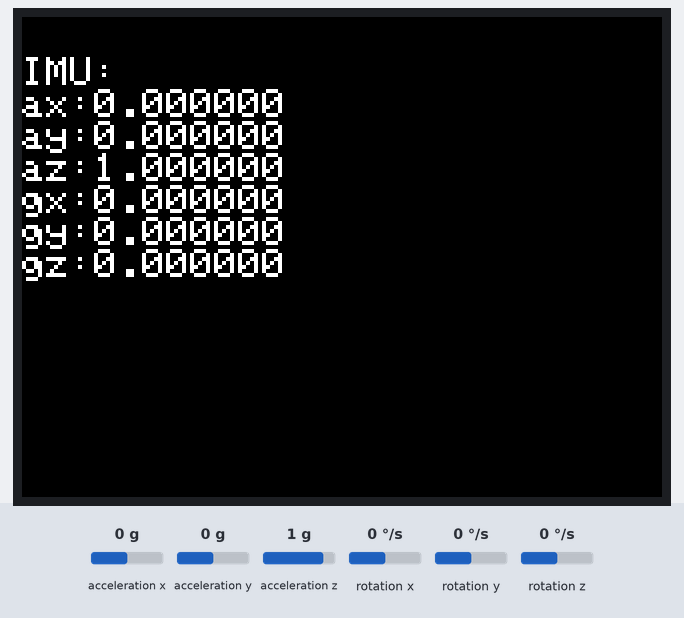
Bench run of a sketch on a simulated ESP32. Shown: 320×240 colour display. The test bench sets the inputs (shaded band); at power-on: acceleration x 0 g, acceleration y 0 g, acceleration z 1 g, rotation x 0 °/s, rotation y 0 °/s, rotation z 0 °/s.

Above: at 1.3 s.
1.4 s: acceleration x set to -1.4 g
At 1.53 s:
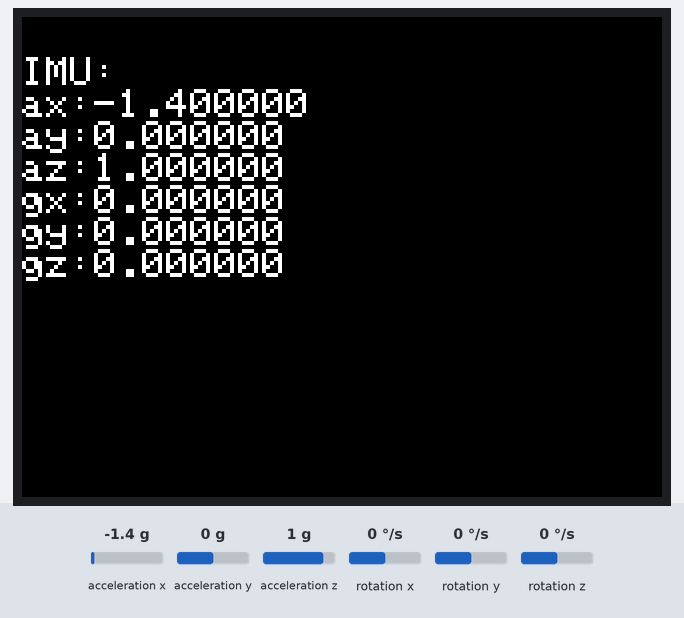
3.6 s: acceleration x set to 0 g
6.6 s: acceleration y set to -1.4 g
At 6.87 s:
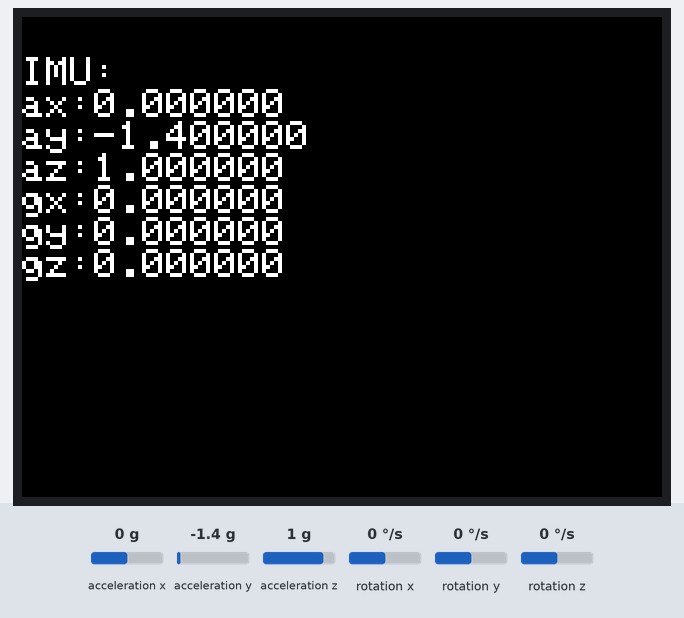
8.3 s: acceleration z set to -1.4 g
At 8.52 s:
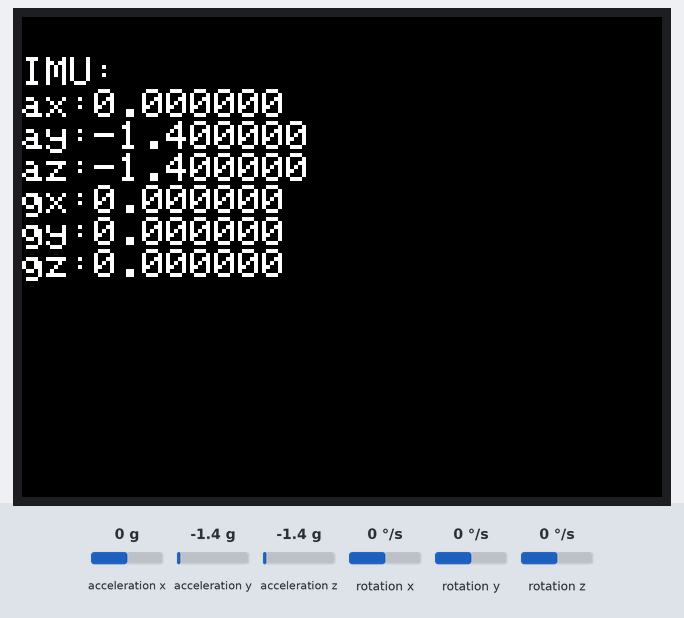
9.9 s: rotation x set to -192 °/s
At 10.17 s:
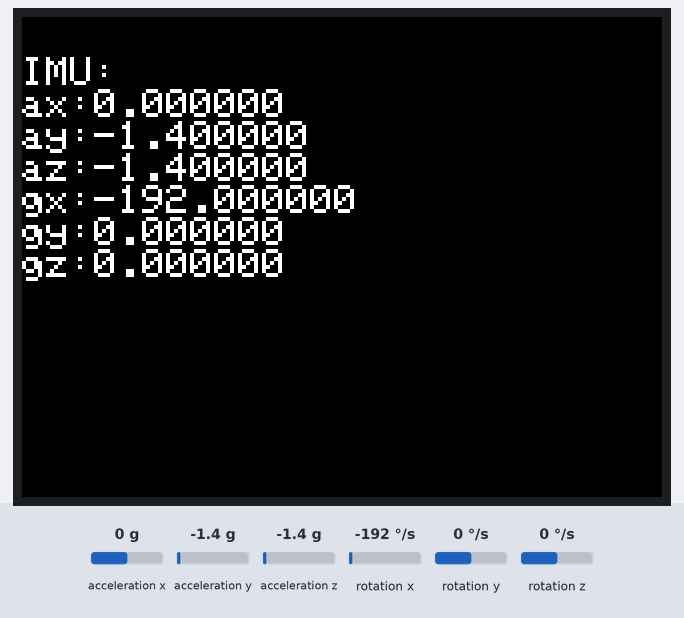
11.6 s: rotation y set to -192 °/s
At 11.82 s:
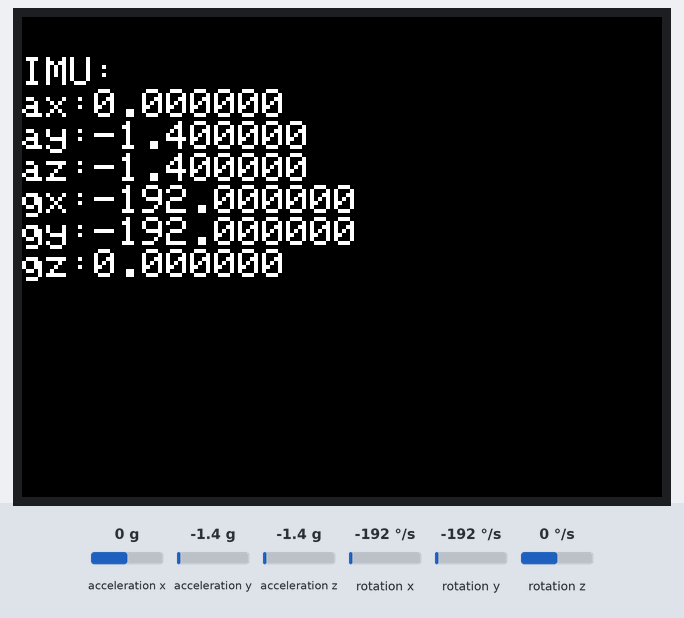

Measured:
- after the input at 1.4 s, the display: changes after 0.09 s (image 1)
- after the input at 6.6 s, the display: first differs from a run without the input after 0.23 s (image 2)
- after the input at 9.9 s, the display: first differs from a run without the input after 0.22 s (image 4)
- after the input at 11.6 s, the display: first differs from a run without the input after 0.18 s (image 5)

The sketch:

imu_basic.ino
```cpp
// 第10回: 内蔵 IMU(BMI270) の値を画面に表示
// 動作: 加速度 (ax, ay, az) とジャイロ (gx, gy, gz) を 100ms ごとに更新

#include <M5Unified.h>

void setup() {
  M5.begin();
  M5.Display.setTextSize(2);
}

void loop() {
  auto imu_update = M5.Imu.update();
  if (imu_update) {
    M5.Display.setCursor(0, 20);
    M5.Display.clear();

    auto data = M5.Imu.getImuData();

    M5.Display.printf("IMU:\r\n");
    M5.Display.printf("ax:%f\nay:%f\naz:%f\r\n",
                      data.accel.x, data.accel.y, data.accel.z);
    M5.Display.printf("gx:%f\ngy:%f\ngz:%f\r\n",
                      data.gyro.x, data.gyro.y, data.gyro.z);
  }
  delay(100);
}
```
